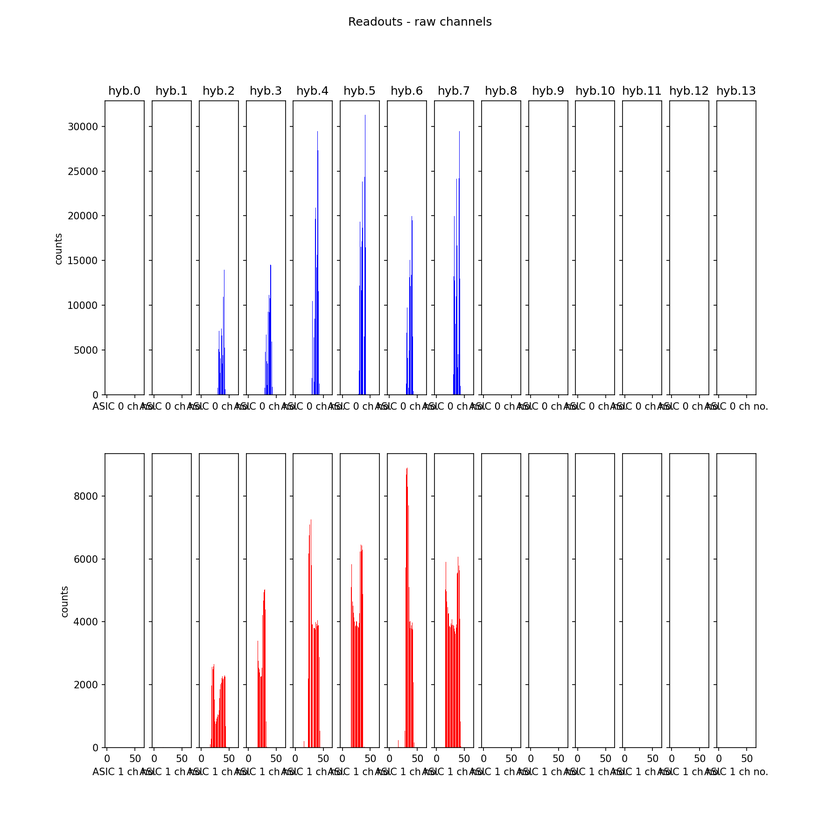
#> input picture MBUTYcap/gui_plots/plot_1001.png, 840 x 840 px, shrunk from 1800 x 1800 before the run; its folder holds 4 pictures in this run
$ python display_saved_plots.py
#> lines starting #> are read from the running program, lines starting #| are printed output that depends on the picture
# -*- coding: utf-8 -*-
"""
Created on Mon Jun  9 13:35:13 2025

@author: sheilamonera
"""

# GUI/display_saved_plots.py
import os
import glob
import matplotlib
matplotlib.use("TkAgg")  # or Qt5Agg
import matplotlib.pyplot as plt

def show_saved_plots():
    # Plot directory relative to parent directory
    script_dir = os.path.dirname(os.path.abspath(__file__))
    project_root = os.path.abspath(os.path.join(script_dir, ".."))
    plot_dir = os.path.join(project_root, "gui_plots")

    image_files = sorted(glob.glob(os.path.join(plot_dir, "plot_*.png")))
    if not image_files:
        print("No plots found.")
        return

    for img_file in image_files:
        img = plt.imread(img_file)
#> img is the input picture: shape (840, 840, 4) float32; mean R, G, B, A 0.962, 0.952, 0.957, 1
        plt.figure()
        plt.imshow(img)
        plt.axis("off")
        plt.title(os.path.basename(img_file))

    plt.show()
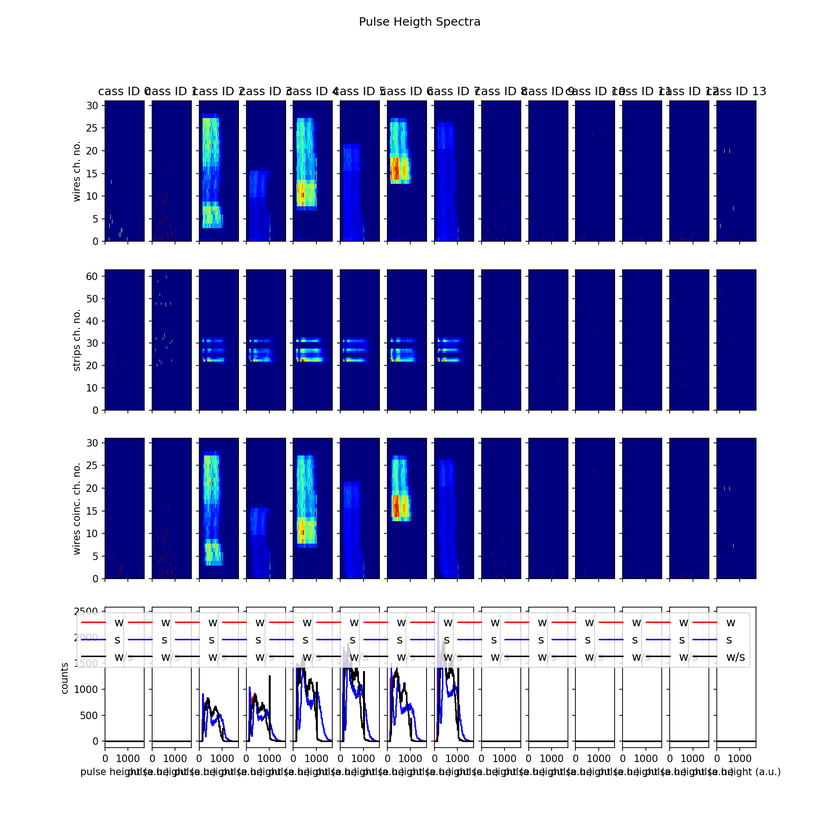
#> shown: shape (840, 840, 4) float32; mean R, G, B, A 0.641, 0.648, 0.811, 1

if __name__ == "__main__":
    show_saved_plots()
